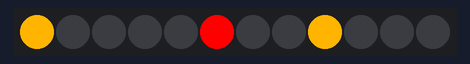
The sketch below on a simulated ESP8266 (NodeMCU). Shown: 12 RGB LEDs in strip order, left to right. Random numbers use the default seed unless the sketch sets one; what the sketch prints to the serial monitor is not drawn.

Above: at 0.27 s.
At 4.63 s:
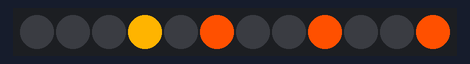
At 7.75 s:
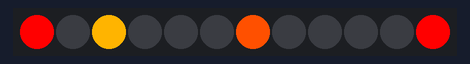
At 16.01 s:
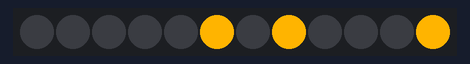
At 25.29 s:
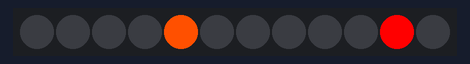
At 34.06 s:
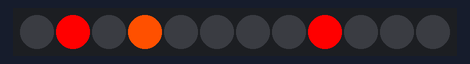

The sketch:

halloweenledringflicker.ino
```cpp
#include <Adafruit_NeoPixel.h>
#ifdef __AVR__
  #include <avr/power.h>
#endif

#define PIN D3

// Parameter 1 = number of pixels in strip
// Parameter 2 = Arduino pin number (most are valid)
// Parameter 3 = pixel type flags, add together as needed:
//   NEO_KHZ800  800 KHz bitstream (most NeoPixel products w/WS2812 LEDs)
//   NEO_KHZ400  400 KHz (classic 'v1' (not v2) FLORA pixels, WS2811 drivers)
//   NEO_GRB     Pixels are wired for GRB bitstream (most NeoPixel products)
//   NEO_RGB     Pixels are wired for RGB bitstream (v1 FLORA pixels, not v2)
//   NEO_RGBW    Pixels are wired for RGBW bitstream (NeoPixel RGBW products)
const int numPixels = 12;
const int numEyes = numPixels;
const int maxEyes = 10; // maximum number of concurrently active blinkers

// dead-time between lighting of a range of pixels
const int deadTimeMin = 5;
const int deadTimeMax = 20;

// how long each pixel is on
const int liveTimeMin = 10;
const int liveTimeMax = 80;

// ms between starts
const int intervalMin = 1;
const int intervalMax = 20;

const int stepInterval = 2;
long lastStep = 0;

Adafruit_NeoPixel strip = Adafruit_NeoPixel(numPixels, PIN, NEO_GRB + NEO_KHZ800);

// IMPORTANT: To reduce NeoPixel burnout risk, add 1000 uF capacitor across
// pixel power leads, add 300 - 500 Ohm resistor on first pixel's data input
// and minimize distance between Arduino and first pixel.  Avoid connecting
// on a live circuit...if you must, connect GND first.

/*****************************************************************************
Blinker Class

Implements a state machine which generates a blink of random duration and color.
The blink uses two adjacent pixels and ramps the intensity up, then down, with
a random repeat now and again.
*****************************************************************************/

class blinker
{
  public:

  boolean m_active;  // blinker is in use.
  int m_deadTime;  // don't re-use this pair immediately
  int m_liveTime; // how long this blink is

  int m_pos;  // position of the 'left' eye.  the 'right' eye is m_pos + 1

  int m_color; // choice of red/orange/yellow

  // Here we divide each pixel into fixed colors - red, yellow, orange in rgb
  uint32_t red = Color(255, 0, 0);
  uint32_t yellow = Color(255, 180, 0);
  uint32_t orange = Color(255, 80, 0);
  uint32_t colors[3] = {red, orange, yellow};


  public:
  // Constructor - start as inactive
  blinker()
  {
    m_active = false;
  }


  // Create a 24 bit color value from R,G,B
  uint32_t Color(byte r, byte g, byte b)
  {
    uint32_t c;
    c = r;
    c <<= 8;
    c |= g;
    c <<= 8;
    c |= b;
    return c;
  }

  // Initiate a blink at the specified pixel position
  // All other blink parameters are randomly generated
  void StartBlink(int pos)
  {
    m_pos = pos;

    // set blink speed and deadtime between blinks
    m_deadTime = random(deadTimeMin, deadTimeMax);

    // Mark as active and start at intensity zero
    m_active = true;
    m_color = random(0,3);
    m_liveTime = random(liveTimeMin,liveTimeMax);
    // Treating each pixel alone
    strip.setPixelColor(m_pos, colors[m_color]);
  }

  // Step the state machine:
  void step()
  {
    if (!m_active)
    {
      // count down the dead-time when the blink is done
      if (m_deadTime > 0)
      {
        m_deadTime--;
      }
      return;
    }

    // We're active, count down how long
    m_liveTime--;
    if (m_liveTime <= 0) {
      // make sure pixels all are off
      strip.setPixelColor(m_pos, Color(0,0,0));
      m_active = false;
      return;
    }

  }
};

// An array of blinkers - this is the maximum number of concurrently active blinks
blinker blinkers[maxEyes];

// A delay between starting new blinks
int countdown;

void setup() {
  // This is for Trinket 5V 16MHz, you can remove these three lines if you are not using a Trinket
  #if defined (__AVR_ATtiny85__)
    if (F_CPU == 16000000) clock_prescale_set(clock_div_1);
  #endif
  // End of trinket special code
  Serial.begin(9600);
  randomSeed(analogRead(0));

  strip.begin();
  for (int i=0; i< numPixels; i++) {
     strip.setPixelColor(i, 0);
  }
  strip.show(); // Initialize all pixels to 'off'
}


void loop()
{
  if (millis() - lastStep > stepInterval)
  {
    lastStep = millis();
    --countdown;
    for(int i = 0; i < maxEyes; i++)
    {
      // Only start a blink if the countdown is expired and there is an available blinker
      if ((countdown <= 0) && (blinkers[i].m_active == false))
      {
        int newPos = random(0, numEyes);

        for(int j = 0; j < maxEyes; j++)
        {
          // avoid active or recently active pixels
          if ((blinkers[j].m_deadTime > 0) && (abs(newPos - blinkers[j].m_pos) < 2))
          {
            Serial.print("-");
            Serial.print(newPos);
            newPos = -1;  // collision - do not start
            break;
          }
        }

        if (newPos >= 0)  // if we have a valid pixel to start with...
        {
         Serial.print(i);
         Serial.print(" Activate - ");
         Serial.println(newPos);
         blinkers[i].StartBlink(newPos);
         countdown = random(intervalMin, intervalMax);  // random delay to next start
        }
      }
      // step all the state machines
       blinkers[i].step();
    }
    // update the strip
    strip.show();
  }
}
```
